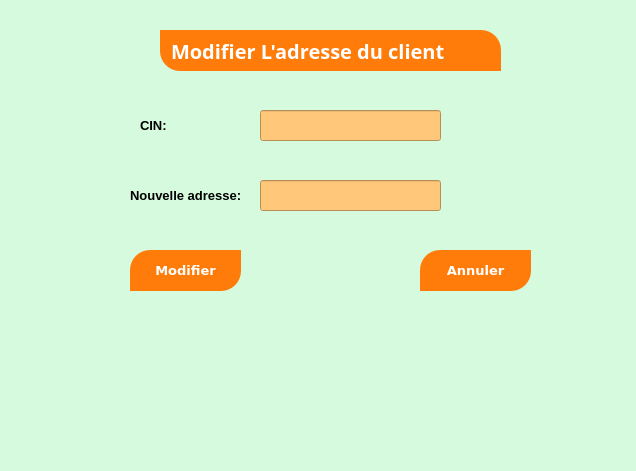
<?xml version="1.0" encoding="UTF-8"?>
<ui version="4.0">
 <class>Dialog</class>
 <widget class="QDialog" name="Dialog">
  <property name="geometry">
   <rect>
    <x>0</x>
    <y>0</y>
    <width>636</width>
    <height>471</height>
   </rect>
  </property>
  <property name="windowTitle">
   <string>Dialog</string>
  </property>
  <property name="styleSheet">
   <string notr="true">background-color: rgb(214, 250, 222);
</string>
  </property>
  <widget class="QLabel" name="label">
   <property name="geometry">
    <rect>
     <x>160</x>
     <y>30</y>
     <width>341</width>
     <height>41</height>
    </rect>
   </property>
   <property name="font">
    <font>
     <family>Montserrat</family>
     <pointsize>15</pointsize>
     <weight>75</weight>
     <bold>true</bold>
    </font>
   </property>
   <property name="styleSheet">
    <string notr="true">
color:white;
text-align:center;
background-color: rgb(255, 124, 10);
padding:5px;
border-top-right-radius: 20px;
border-bottom-left-radius: 20px;</string>
   </property>
   <property name="text">
    <string>Modifier L'adresse du client</string>
   </property>
  </widget>
  <widget class="QLineEdit" name="lineEdit">
   <property name="geometry">
    <rect>
     <x>260</x>
     <y>180</y>
     <width>181</width>
     <height>31</height>
    </rect>
   </property>
   <property name="font">
    <font>
     <pointsize>10</pointsize>
    </font>
   </property>
   <property name="styleSheet">
    <string notr="true">background-color: rgb(255, 199, 121);</string>
   </property>
  </widget>
  <widget class="QLabel" name="label_8">
   <property name="geometry">
    <rect>
     <x>260</x>
     <y>320</y>
     <width>141</width>
     <height>111</height>
    </rect>
   </property>
   <property name="styleSheet">
    <string notr="true">image: url(:/newPrefix/modi.jpg);</string>
   </property>
   <property name="text">
    <string/>
   </property>
  </widget>
  <widget class="QLabel" name="label_3">
   <property name="geometry">
    <rect>
     <x>130</x>
     <y>180</y>
     <width>121</width>
     <height>31</height>
    </rect>
   </property>
   <property name="font">
    <font>
     <pointsize>10</pointsize>
     <weight>75</weight>
     <bold>true</bold>
    </font>
   </property>
   <property name="text">
    <string>Nouvelle adresse:</string>
   </property>
  </widget>
  <widget class="QPushButton" name="pushButton">
   <property name="geometry">
    <rect>
     <x>130</x>
     <y>250</y>
     <width>111</width>
     <height>41</height>
    </rect>
   </property>
   <property name="font">
    <font>
     <family>Verdana</family>
     <pointsize>10</pointsize>
     <weight>75</weight>
     <bold>true</bold>
    </font>
   </property>
   <property name="styleSheet">
    <string notr="true">background-color: rgb(255, 124, 10);
color:white;

padding:5px;
border-top-left-radius: 20px;
border-bottom-right-radius: 20px;</string>
   </property>
   <property name="text">
    <string>Modifier</string>
   </property>
  </widget>
  <widget class="QPushButton" name="pushButton_2">
   <property name="geometry">
    <rect>
     <x>420</x>
     <y>250</y>
     <width>111</width>
     <height>41</height>
    </rect>
   </property>
   <property name="font">
    <font>
     <family>Verdana</family>
     <pointsize>10</pointsize>
     <weight>75</weight>
     <bold>true</bold>
    </font>
   </property>
   <property name="styleSheet">
    <string notr="true">color:white;
background-color: rgb(255, 124, 10);
padding:5px;
border-top-left-radius: 20px;
border-bottom-right-radius: 20px;</string>
   </property>
   <property name="text">
    <string>Annuler</string>
   </property>
  </widget>
  <widget class="QLabel" name="label_4">
   <property name="geometry">
    <rect>
     <x>140</x>
     <y>110</y>
     <width>121</width>
     <height>31</height>
    </rect>
   </property>
   <property name="font">
    <font>
     <pointsize>10</pointsize>
     <weight>75</weight>
     <bold>true</bold>
    </font>
   </property>
   <property name="text">
    <string>CIN:</string>
   </property>
  </widget>
  <widget class="QLineEdit" name="lineEdit_2">
   <property name="geometry">
    <rect>
     <x>260</x>
     <y>110</y>
     <width>181</width>
     <height>31</height>
    </rect>
   </property>
   <property name="font">
    <font>
     <pointsize>10</pointsize>
    </font>
   </property>
   <property name="styleSheet">
    <string notr="true">background-color: rgb(255, 199, 121);</string>
   </property>
  </widget>
 </widget>
 <resources>
  <include location="112.qrc"/>
 </resources>
 <connections/>
</ui>
